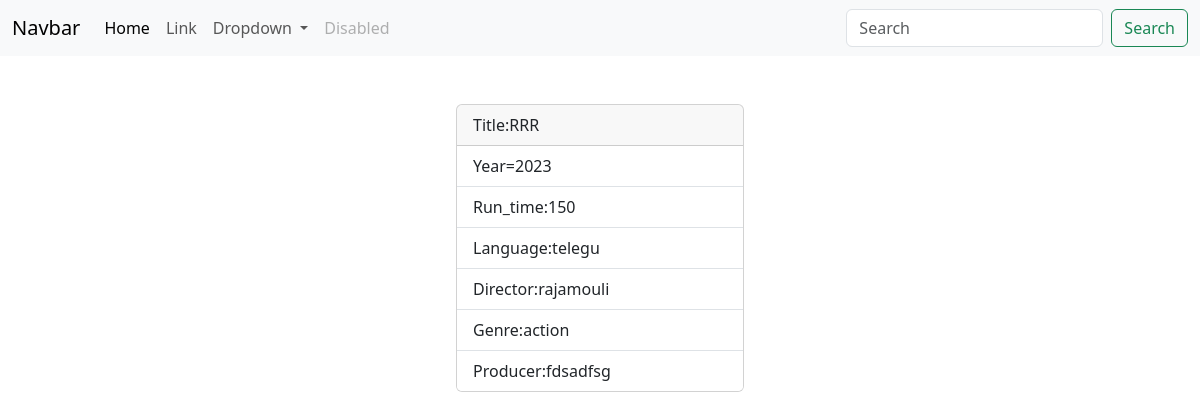
The app's page /movies/3/ with its own data.
### myapp/models.py (models this page shows, shortened)
class Movie(models.Model):
    title=models.CharField(max_length=200)
    year=models.CharField(max_length=200)
    director=models.CharField(max_length=200)
    run_time=models.PositiveIntegerField()
    language=models.CharField(max_length=200)
    genre=models.CharField(max_length=200)
    producer=models.CharField(max_length=200,null=True)

### myapp/views.py (the view)
# urls.py: path('movies/<int:pk>/',views.MovieDetailView.as_view(),name="movie-detail"),
class MovieDetailView(View):
    def get(self,request,*args,**kwargs):
        id=kwargs.get("pk")
        qs=Movie.objects.get(id=id)
        return render(request,"movie_detail.html",{"data":qs})

### myapp/templates/movie_detail.html (shortened to what this page needs)
{%extends 'base.html'%}
{%block main_block%}
<div class="container mt-5 d-flex justify-content-center">
  <div class="card" style="width: 18rem;">
    <div class="card-header">
      Title:{{data.title}}
    </div>
    <ul class="list-group list-group-flush">
      <li class="list-group-item">Year={{data.year}}</li>
      <li class="list-group-item">Run_time:{{data.run_time}}</li>
      <li class="list-group-item">Language:{{data.language}}</li>
      <li class="list-group-item">Director:{{data.director}}</li>
      <li class="list-group-item">Genre:{{data.genre}}</li>
      <li class="list-group-item">Producer:{{data.producer}}</li>
    </ul>
  </div>
</div>
{%endblock%}

### records on screen
Movie: title "RRR", year "2023", run_time "150", language "telegu", director "rajamouli", genre "action", producer "fdsadfsg"
